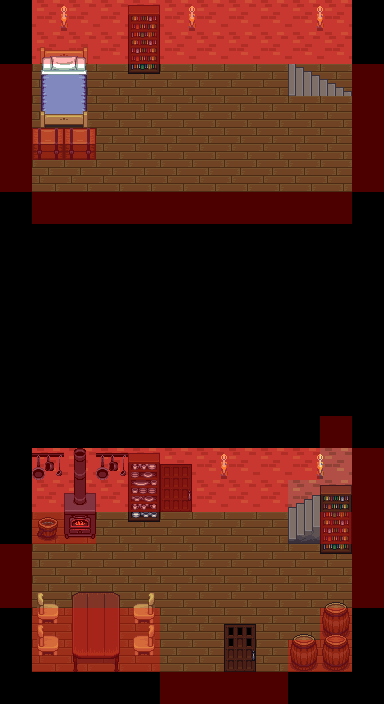

A level layout from a 2D game, rendered from its tile map. Below: a short description, then the map file with tile-grid data replaced by summaries:
An orthogonal 12x22 tile map with 32x32 px tiles, 5 tile layers (Floor&Walls, Back Wall Decor, Foreground Decor, Foreground Decor2, ...), 36 tilesets and 1 object.

<map version="1.0" orientation="orthogonal" renderorder="right-down" width="12" height="22" tilewidth="32" tileheight="32" nextobjectid="1">
 <tileset firstgid="1" name="RED" tilewidth="32" tileheight="32" tilecount="1" columns="1">
  <image source="../Graphics/RED.png" width="32" height="32" />
  <tile id="0">
   <objectgroup draworder="index">
    <object id="1" x="0" y="0" width="32" height="32" />
   </objectgroup>
  </tile>
 </tileset>
 <tileset firstgid="2" name="trunk" tilewidth="32" tileheight="32" tilecount="18" columns="6">
  <image source="../Graphics/tiles/trunk.png" width="192" height="96" />
 </tileset>
 <tileset firstgid="20" name="treetop" tilewidth="32" tileheight="32" tilecount="42" columns="6">
  <image source="../Graphics/tiles/treetop.png" width="192" height="224" />
 </tileset>
 <tileset firstgid="62" name="stairs" tilewidth="32" tileheight="32" tilecount="112" columns="8">
  <image source="../Graphics/tiles/stairs.png" width="256" height="448" />
 </tileset>
 <tileset firstgid="174" name="signs" tilewidth="32" tileheight="32" tilecount="6" columns="3">
  <image source="../Graphics/tiles/signs.png" width="96" height="64" />
 </tileset>
 <tileset firstgid="180" name="rock" tilewidth="32" tileheight="32" tilecount="2" columns="2">
  <image source="../Graphics/tiles/rock.png" width="64" height="32" />
 </tileset>
 <tileset firstgid="182" name="mountains" tilewidth="32" tileheight="32" tilecount="108" columns="12">
  <image source="../Graphics/tiles/mountains.png" width="384" height="288" />
 </tileset>
 <tileset firstgid="290" name="lavarock" tilewidth="32" tileheight="32" tilecount="18" columns="3">
  <image source="../Graphics/tiles/lavarock.png" width="96" height="192" />
 </tileset>
 <tileset firstgid="308" name="lava" tilewidth="32" tileheight="32" tilecount="18" columns="3">
  <image source="../Graphics/tiles/lava.png" width="96" height="192" />
 </tileset>
 <tileset firstgid="326" name="kitchen" tilewidth="32" tileheight="32" tilecount="8" columns="2">
  <image source="../Graphics/tiles/kitchen.png" width="64" height="128" />
 </tileset>
 <tileset firstgid="334" name="inside" tilewidth="32" tileheight="32" tilecount="100" columns="10">
  <image source="../Graphics/tiles/inside.png" width="320" height="320" />
 </tileset>
 <tileset firstgid="434" name="house" tilewidth="32" tileheight="32" tilecount="63" columns="9">
  <image source="../Graphics/tiles/house.png" width="288" height="224" />
 </tileset>
 <tileset firstgid="497" name="holemid" tilewidth="32" tileheight="32" tilecount="18" columns="3">
  <image source="../Graphics/tiles/holemid.png" width="96" height="192" />
 </tileset>
 <tileset firstgid="515" name="holek" tilewidth="32" tileheight="32" tilecount="18" columns="3">
  <image source="../Graphics/tiles/holek.png" width="96" height="192" />
 </tileset>
 <tileset firstgid="533" name="hole" tilewidth="32" tileheight="32" tilecount="18" columns="3">
  <image source="../Graphics/tiles/hole.png" width="96" height="192" />
 </tileset>
 <tileset firstgid="551" name="grassalt" tilewidth="32" tileheight="32" tilecount="18" columns="3">
  <image source="../Graphics/tiles/grassalt.png" width="96" height="192" />
 </tileset>
 <tileset firstgid="569" name="grass" tilewidth="32" tileheight="32" tilecount="18" columns="3">
  <image source="../Graphics/tiles/grass.png" width="96" height="192" />
 </tileset>
 <tileset firstgid="587" name="dungeon" tilewidth="32" tileheight="32" tilecount="104" columns="13">
  <image source="../Graphics/tiles/dungeon.png" width="416" height="256" />
 </tileset>
 <tileset firstgid="691" name="dirt2" tilewidth="32" tileheight="32" tilecount="18" columns="3">
  <image source="../Graphics/tiles/dirt2.png" width="96" height="192" />
 </tileset>
 <tileset firstgid="709" name="dirt" tilewidth="32" tileheight="32" tilecount="18" columns="3">
  <image source="../Graphics/tiles/dirt.png" width="96" height="192" />
 </tileset>
 <tileset firstgid="727" name="cup" tilewidth="32" tileheight="32" tilecount="2" columns="1">
  <image source="../Graphics/tiles/cup.png" width="32" height="64" />
 </tileset>
 <tileset firstgid="729" name="country" tilewidth="32" tileheight="32" tilecount="20" columns="5">
  <image source="../Graphics/tiles/country.png" width="160" height="128" />
 </tileset>
 <tileset firstgid="749" name="chests" tilewidth="32" tileheight="32" tilecount="6" columns="2">
  <image source="../Graphics/tiles/chests.png" width="64" height="96" />
 </tileset>
 <tileset firstgid="755" name="cementstair" tilewidth="32" tileheight="32" tilecount="20" columns="5">
  <image source="../Graphics/tiles/cementstair.png" width="160" height="128" />
 </tileset>
 <tileset firstgid="775" name="cement" tilewidth="32" tileheight="32" tilecount="18" columns="3">
  <image source="../Graphics/tiles/cement.png" width="96" height="192" />
 </tileset>
 <tileset firstgid="793" name="castlewalls" tilewidth="32" tileheight="32" tilecount="180" columns="12">
  <image source="../Graphics/tiles/castlewalls.png" width="384" height="480" />
 </tileset>
 <tileset firstgid="973" name="castlefloors_outside" tilewidth="32" tileheight="32" tilecount="20" columns="4">
  <image source="../Graphics/tiles/castlefloors_outside.png" width="128" height="160" />
 </tileset>
 <tileset firstgid="993" name="castlefloors" tilewidth="32" tileheight="32" tilecount="100" columns="10">
  <image source="../Graphics/tiles/castlefloors.png" width="320" height="320" />
 </tileset>
 <tileset firstgid="1093" name="castle_outside" tilewidth="32" tileheight="32" tilecount="187" columns="17">
  <image source="../Graphics/tiles/castle_outside.png" width="544" height="352" />
 </tileset>
 <tileset firstgid="1280" name="castle_lightsources" tilewidth="32" tileheight="32" tilecount="20" columns="5">
  <image source="../Graphics/tiles/castle_lightsources.png" width="160" height="128" />
 </tileset>
 <tileset firstgid="1300" name="cabinets" tilewidth="32" tileheight="32" tilecount="78" columns="6">
  <image source="../Graphics/tiles/cabinets.png" width="192" height="416" />
 </tileset>
 <tileset firstgid="1378" name="buckets" tilewidth="32" tileheight="32" tilecount="6" columns="3">
  <image source="../Graphics/tiles/buckets.png" width="96" height="64" />
 </tileset>
 <tileset firstgid="1384" name="bridges" tilewidth="32" tileheight="32" tilecount="42" columns="6">
  <image source="../Graphics/tiles/bridges.png" width="192" height="224" />
 </tileset>
 <tileset firstgid="1426" name="brackish" tilewidth="32" tileheight="32" tilecount="18" columns="3">
  <image source="../Graphics/tiles/brackish.png" width="96" height="192" />
 </tileset>
 <tileset firstgid="1444" name="barrel" tilewidth="32" tileheight="32" tilecount="8" columns="4">
  <image source="../Graphics/tiles/barrel.png" width="128" height="64" />
 </tileset>
 <tileset firstgid="1452" name="victoria" tilewidth="32" tileheight="32" tilecount="55" columns="11">
  <image source="../Graphics/tiles/victoria.png" width="352" height="160" />
 </tileset>
 <layer name="Floor&amp;Walls" width="12" height="22">
  <data>[264 cells, 130 non-empty, 2 distinct tile ids]</data>
 </layer>
 <layer name="Back Wall Decor" width="12" height="22">
  <data>[264 cells, 38 non-empty, 26 distinct tile ids]</data>
 </layer>
 <layer name="Foreground Decor" width="12" height="22">
  <data>[264 cells, 11 non-empty, 9 distinct tile ids]</data>
 </layer>
 <layer name="Foreground Decor2" width="12" height="22">
  <data>[264 cells, 12 non-empty, 12 distinct tile ids]</data>
 </layer>
 <layer name="Colliders" width="12" height="22" opacity="0.3">
  <data>[264 cells, 83 non-empty, 1 distinct tile ids]</data>
 </layer>
</map>
